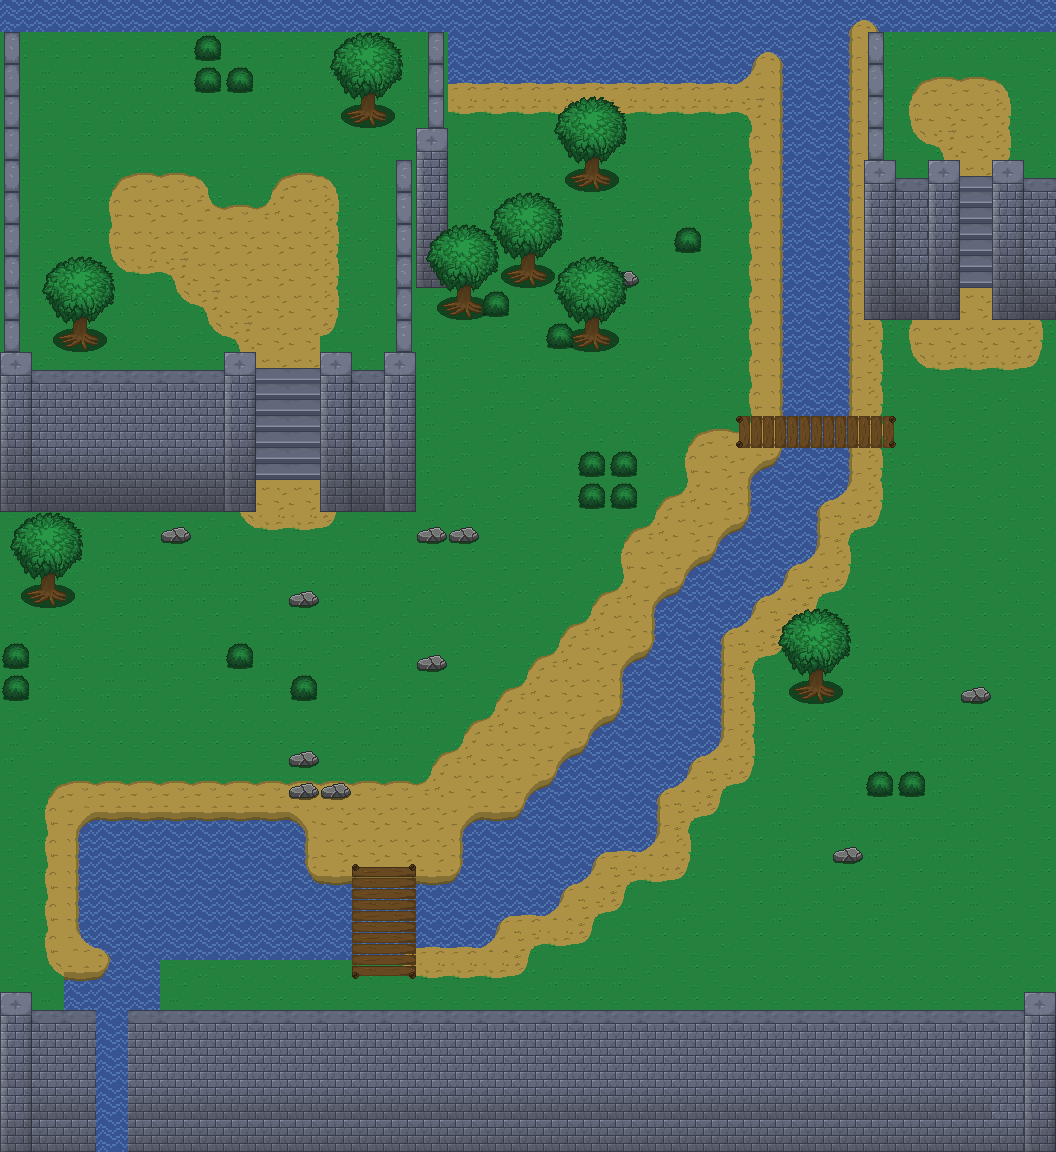

A 2D game scene composited from a Tiled map and its tileset images. What follows is a short description and the map's XML, with each tile layer's data collapsed to a summary:
An orthogonal 33x36 tile map with 32x32 px tiles, 8 tile layers (Layer 0 (Aigua), Layer 1 (Terra), Layer 1.5 (Terra Elevat), Layer 2 (Escales), ...), 2 hidden layers not drawn, 4 tilesets.

<map version="1.10" tiledversion="1.10.1" orientation="orthogonal" renderorder="right-down" width="33" height="36" tilewidth="32" tileheight="32" infinite="0" nextlayerid="22" nextobjectid="1">
 <tileset firstgid="1" source="tileset_prueba.tsx" />
 <tileset firstgid="1976" source="debug.tsx" />
 <tileset firstgid="1984" source="Tilesets/reference.tsx" />
 <tileset firstgid="1985" source="Tilesets/medieval.tsx" />
 <layer id="14" name="Layer 0 (Aigua)" width="33" height="36">
  <data>[1188 cells, 1180 non-empty, 1 distinct tile ids]</data>
 </layer>
 <layer id="13" name="Layer 1 (Terra)" width="33" height="36">
  <data>[1188 cells, 865 non-empty, 29 distinct tile ids]</data>
 </layer>
 <layer id="19" name="Layer 1.5 (Terra Elevat)" width="33" height="36">
  <data>[1188 cells, 161 non-empty, 18 distinct tile ids]</data>
 </layer>
 <layer id="15" name="Layer 2 (Escales)" width="33" height="36">
  <data>[1188 cells, 219 non-empty, 32 distinct tile ids]</data>
 </layer>
 <layer id="16" name="Layer 3 (Terreny elevat)" width="33" height="36">
  <data>[1188 cells, 107 non-empty, 31 distinct tile ids]</data>
 </layer>
 <layer id="18" name="Layer 5 (Rocks)" width="33" height="36">
  <data>[1188 cells, 11 non-empty, 1 distinct tile ids]</data>
 </layer>
 <layer id="17" name="Layer 4 (Vegetació)" width="33" height="36">
  <data>[1188 cells, 77 non-empty, 10 distinct tile ids]</data>
 </layer>
 <layer id="21" name="layer 4.5 (Vegetació alta)" width="33" height="36">
  <data>[1188 cells, 11 non-empty, 10 distinct tile ids]</data>
 </layer>
 <layer id="20" name="Layer 6 (Points)" width="33" height="36" visible="0">
  <data>[1188 cells, 0 non-empty, 0 distinct tile ids]</data>
 </layer>
 <layer id="12" name="Referència" width="33" height="36" visible="0" opacity="0.47">
  <data>[1188 cells, 1 non-empty, 1 distinct tile ids]</data>
 </layer>
</map>
